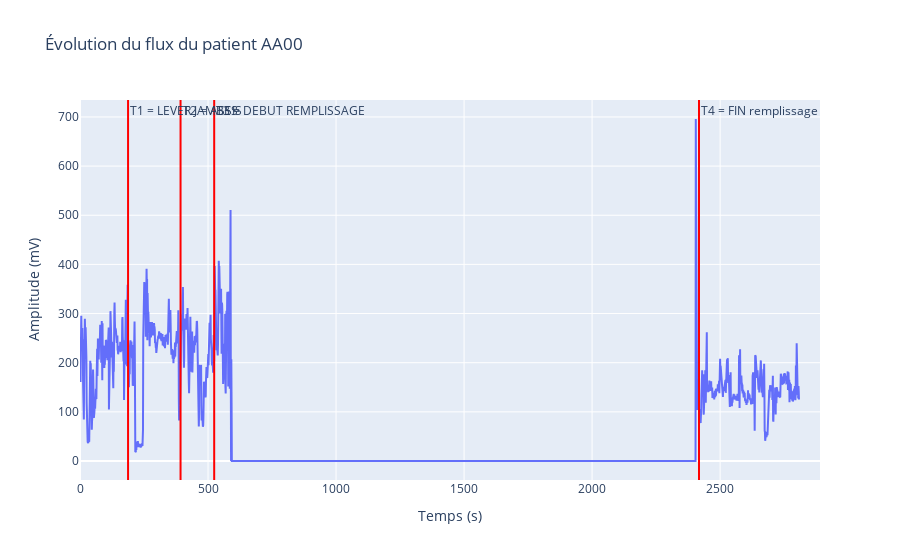

The notebook cell this image was saved under:
### Code cell
# affichage du signal brut 

displaywithspetialtimes("AA00")

### Figure 1 — Plotly figure (JSON) as saved in the notebook; plotly's stock layout.template omitted (floating-point values rounded to 4 significant figures; data arrays with more than 128 entries replaced by an {"elided": "..."} marker saying what was removed)
{"data": [{"name": "Flux", "type": "scatter", "x": {"elided": "2809 int values"}, "y": {"elided": "2809 float values"}}], "layout": {"annotations": [{"showarrow": false, "text": "T1 = LEVER JAMBES", "x": 187.7, "xanchor": "left", "xref": "x", "y": 1, "yanchor": "top", "yref": "y domain"}, {"showarrow": false, "text": "T2 = ASSIS", "x": 392.7, "xanchor": "left", "xref": "x", "y": 1, "yanchor": "top", "yref": "y domain"}, {"showarrow": false, "text": "T3 = DEBUT REMPLISSAGE", "x": 524.1, "xanchor": "left", "xref": "x", "y": 1, "yanchor": "top", "yref": "y domain"}, {"showarrow": false, "text": "T4 = FIN remplissage", "x": 2418.0, "xanchor": "left", "xref": "x", "y": 1, "yanchor": "top", "yref": "y domain"}], "shapes": [{"line": {"color": "red"}, "type": "line", "x0": 187.7, "x1": 187.7, "xref": "x", "y0": 0, "y1": 1, "yref": "y domain"}, {"line": {"color": "red"}, "type": "line", "x0": 392.7, "x1": 392.7, "xref": "x", "y0": 0, "y1": 1, "yref": "y domain"}, {"line": {"color": "red"}, "type": "line", "x0": 524.1, "x1": 524.1, "xref": "x", "y0": 0, "y1": 1, "yref": "y domain"}, {"line": {"color": "red"}, "type": "line", "x0": 2418.0, "x1": 2418.0, "xref": "x", "y0": 0, "y1": 1, "yref": "y domain"}], "title": {"text": "Évolution du flux du patient AA00"}, "xaxis": {"title": {"text": "Temps (s)"}}, "yaxis": {"title": {"text": "Amplitude (mV)"}}}}
